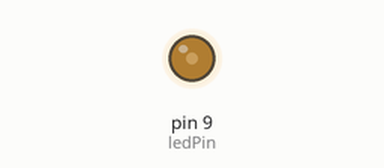
Simulated run of this sketch. Board: Arduino Uno, built with avr-gcc and run on an emulated ATmega328P. Shown: output pins drawn as LEDs (lit = HIGH).

Above: at 0.1 s.
Timing chart, 0 to 1.6 s (numbered marks = the images above):
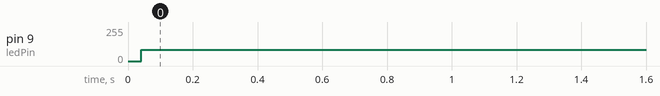

Measured:
- by itself, pin 9 (ledPin): 0/255 → 84/255 at 0.04 s

The sketch:

OFDM_tx_code.ino
```cpp
// Array of values
int values[] ={119, 144, 191, 129, 119, 93, 119, 180, 155, 155, 119, 68, 155, 155, 119, 170, 191, 155, 83, 119, 119, 155, 155, 119, 155, 104, 119, 119, 155, 206, 119, 119, 155, 144, 155, 180, 83, 93, 155, 129, 155, 206, 119, 119, 155, 104, 119, 119, 155, 129, 155, 93, 83, 180, 155, 144, 155, 68, 119, 155, 155, 170, 119, 155, 119, 170, 155, 155, 119, 68, 155, 155, 119, 155, 155, 119, 191, 155, 83, 119, 119, 170, 155, 155, 119, 68, 155, 155, 119, 129, 191, 144, 119, 180, 119, 93, 155, 170, 119, 155, 155, 68, 119, 155, 155, 93, 155, 180, 155, 144, 83, 129, 83, 144, 155, 180, 155, 93, 155, 129, 83, 155, 119, 119, 155, 155, 191, 119};

int ledPin = 9; // PWM pin (can be 3, 5, 6, 9, 10, or 11 depending on your Arduino)

void setup() {
  // Set LED pin as output
  pinMode(ledPin, OUTPUT);

  // Set the Timer 1 to 16kHz
  TCCR1B = (TCCR1B & 0b11111000) | 0x01;  // Set prescaler to 1, 16 MHz / 1 = 16kHz
}

void loop() {
  // Iterate over the values array
  for (int i = 0; i < sizeof(values) / sizeof(values[0]); i++) {

    analogWrite(ledPin, values[i]); // Write PWM value to LED
     // Small delay between updates
    delayMicroseconds(70);

    // Turn off the LED after the loop
    analogWrite(ledPin, 0);  // Set LED brightness to 0 (off)
    // Delay to ensure the LED remains off for a bit before restarting (optional)
    delayMicroseconds(35);
    // delay(1000);

  }

  // Turn off the LED after the loop
  analogWrite(ledPin, 0);  // Set LED brightness to 0 (off)

  // Delay to ensure the LED remains off for a bit before restarting (optional)
  delayMicroseconds(700);
  // delay(1000);
}
```
